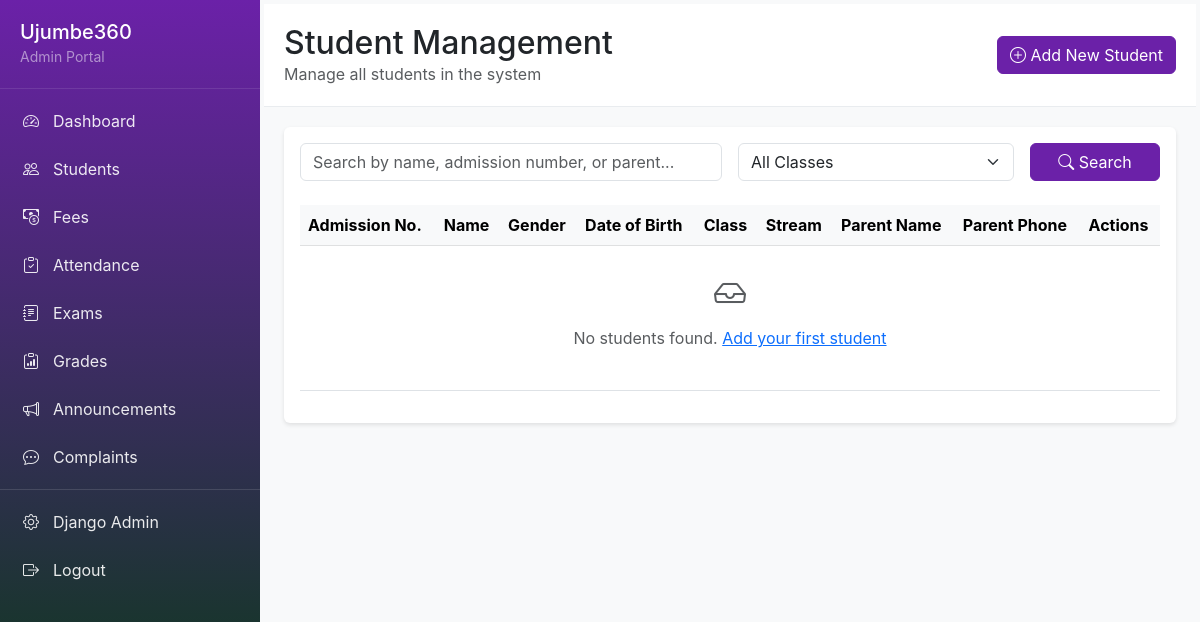
/admin-portal/students/ (signed in), run on an earlier commit of the app's database.
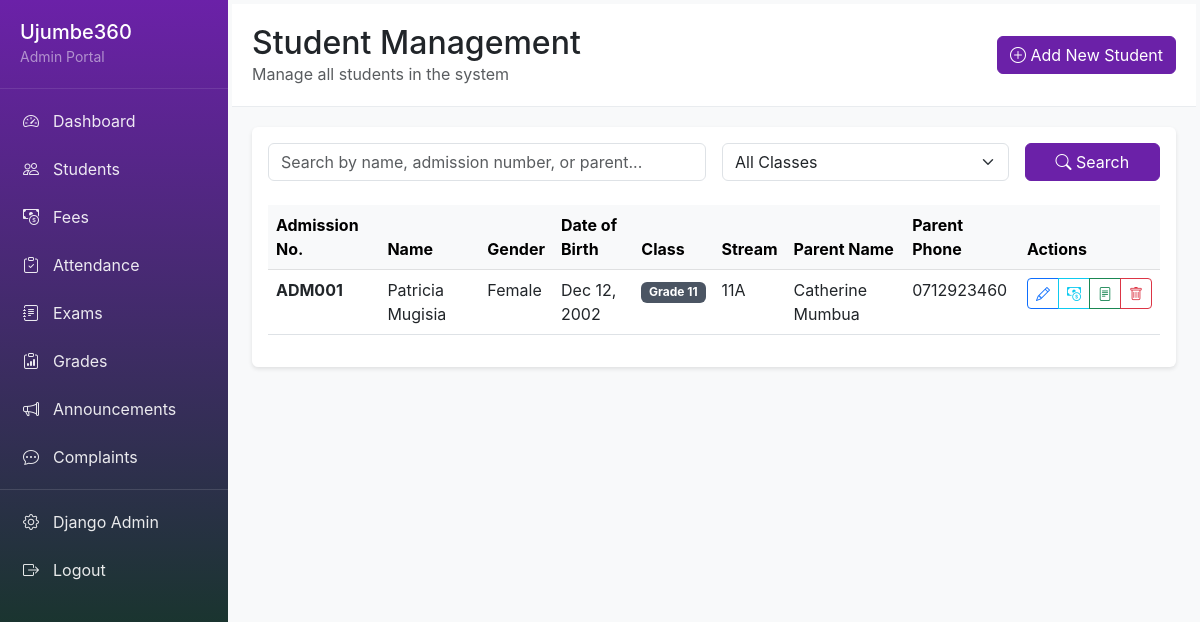
And on a later commit of the database.
### lms/models.py (models this page shows, shortened)
class Student(models.Model):
    GENDER_CHOICES = [
        ('M', 'Male'),
        ('F', 'Female'),
    ]
    admission_number = models.CharField(max_length=20, unique=True)
    first_name = models.CharField(max_length=50)
    last_name = models.CharField(max_length=50)
    gender = models.CharField(max_length=1, choices=GENDER_CHOICES)
    date_of_birth = models.DateField()
    parent_name = models.CharField(max_length=100)
    parent_phone = models.CharField(max_length=20)
    class_level = models.CharField(max_length=50)  # e.g., "Form 1", "Form 2", "Grade 1"
    stream = models.CharField(max_length=50, blank=True)  # e.g., "A", "B", "East"
    created_at = models.DateTimeField(auto_now_add=True)
    updated_at = models.DateTimeField(auto_now=True)
    class Meta:
        ordering = ['class_level', 'stream', 'first_name', 'last_name']
    @property
    def full_name(self):
        return f"{self.first_name} {self.last_name}"

### lms/views.py (the view, shortened to what this page needs)
# urls.py: path('admin-portal/students/', views.student_list, name='student_list'),
@login_required
@user_passes_test(is_staff_user)
def student_list(request):
    students = Student.objects.all()
    search_query = request.GET.get('search', '')
    class_filter = request.GET.get('class_level', '')
    if class_filter:
        students = students.filter(class_level=class_filter)
    class_levels = Student.objects.values_list('class_level', flat=True).distinct().order_by('class_level')
    context = {
        'students': students,
        'search_query': search_query,
        'class_filter': class_filter,
        'class_levels': class_levels,
    }
    return render(request, 'students/student_list.html', context)

### lms/views.py (called while the page is built)
def is_staff_user(user):
    return user.is_staff or user.is_superuser

### lms/templates/students/student_list.html (shortened to what this page needs)
{% extends 'base_admin.html' %}
{% block content %}
<div class="page-header">
    <div class="d-flex justify-content-between align-items-center">
        <div>
            <h2 class="mb-0">Student Management</h2>
            <p class="text-muted mb-0">Manage all students in the system</p>
        </div>
        <a href="{% url 'student_create' %}" class="btn btn-primary">
            <i class="bi bi-plus-circle"></i> Add New Student
        </a>
    </div>
</div>
<div class="card">
    <div class="card-body">
        <form method="get" class="mb-4">
            <div class="row g-3">
                <div class="col-md-6">
                    <input type="text" name="search" class="form-control" placeholder="Search by name, admission number, or parent..." value="{{ search_query }}">
                </div>
                <div class="col-md-4">
                    <select name="class_level" class="form-select">
                        <option value="">All Classes</option>
                    </select>
                </div>
                <div class="col-md-2">
                    <button type="submit" class="btn btn-primary w-100">
                        <i class="bi bi-search"></i> Search
                    </button>
                </div>
            </div>
        </form>
        <div class="table-responsive">
            <table class="table table-hover">
                <thead class="table-light">
                    <tr>
                        <th>Admission No.</th>
                        <th>Name</th>
                        <th>Gender</th>
                        <th>Date of Birth</th>
                        <th>Class</th>
                        <th>Stream</th>
                        <th>Parent Name</th>
                        <th>Parent Phone</th>
                        <th>Actions</th>
                    </tr>
                </thead>
                <tbody>
                    {% for student in students %}
                    <tr>
                        <td><strong>{{ student.admission_number }}</strong></td>
                        <td>{{ student.full_name }}</td>
                        <td>{{ student.get_gender_display }}</td>
                        <td>{{ student.date_of_birth|date:"M d, Y" }}</td>
                        <td><span class="badge bg-secondary">{{ student.class_level }}</span></td>
                        <td>{{ student.stream|default:"-" }}</td>
                        <td>{{ student.parent_name }}</td>
                        <td>{{ student.parent_phone }}</td>
                        <td>
                            <div class="btn-group btn-group-sm">
                                <a href="{% url 'student_update' student.pk %}" class="btn btn-outline-primary" title="Edit">
                                    <i class="bi bi-pencil"></i>
                                </a>
                                <a href="{% url 'student_fee_detail' student.pk %}" class="btn btn-outline-info" title="View Fees">
                                    <i class="bi bi-cash-coin"></i>
                                </a>
                                <a href="{% url 'student_academic_report' student.pk %}" class="btn btn-outline-success" title="View Report">
                                    <i class="bi bi-file-text"></i>
                                </a>
                                <a href="{% url 'student_delete' student.pk %}" class="btn btn-outline-danger" title="Delete">
                                    <i class="bi bi-trash"></i>
                                </a>
                            </div>
                        </td>
                    </tr>
                    {% empty %}
                    <tr>
                        <td colspan="9" class="text-center text-muted py-4">
                            <i class="bi bi-inbox" style="font-size: 2rem;"></i>
                            <p class="mt-2">No students found. <a href="{% url 'student_create' %}">Add your first student</a></p>
                        </td>
                    </tr>
                    {% endfor %}
                </tbody>
            </table>
        </div>
    </div>
</div>
{% endblock %}

What changed in the data, as far as the page shows it:
added Student: admission_number "ADM001", full_name "Patricia Mugisia", gender "Female", date_of_birth "Dec 12, 2002", class_level "Grade 11", stream "11A", parent_name "Catherine Mumbua", parent_phone "0712923460"
Also different on the page:
text no longer shown: "No students found. Add your first student"
